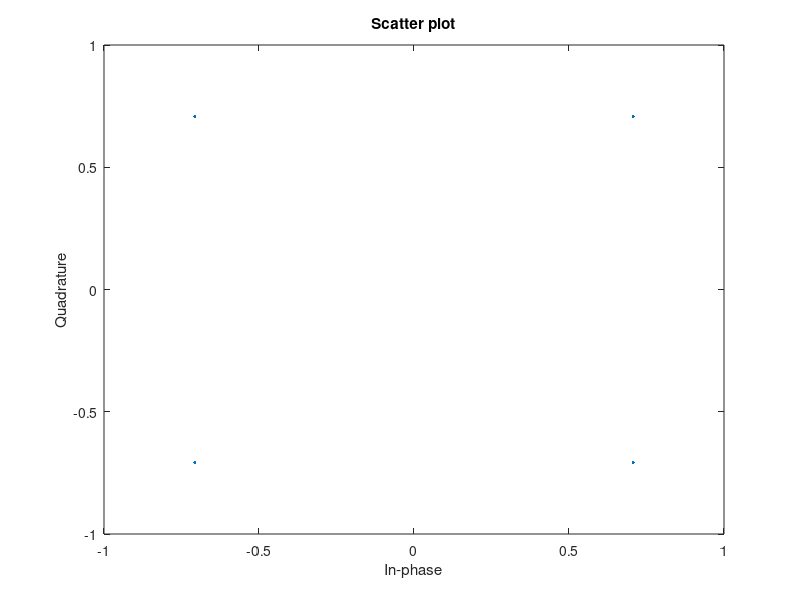
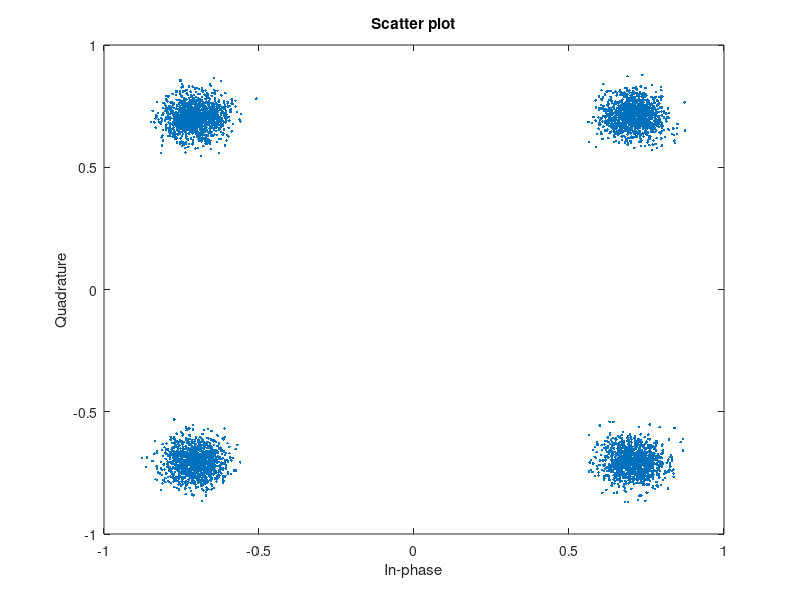

MATLAB code to generate these figures, in order:
%                          <<Experiment-4 PART-A (QPSK)>>
%                               << Objective-1 >>
% Aim: Simulation study of Performance of QPSK.
% Objective-1: Write a program to plot signal constellation diagram of received 
%              QPSK signal in the presence of AWGN.
% Objective-2: Write a program to plot Practical and Theoretical BER vs SNR graph
%              of received QPSK signal in the presence of AWGN for ML receiver.

% Note: For objective-2, see separate octave files named <my_QPSK_ber_method1.m>
%       and <my_QPSK_ber_method2.m>

clc;
clear all;
close all;
pkg load communications
N = 10000; % Number of bits to be transmitted using QPSK
           % Too large value may slow down the program
x = randi([0,1],1,N); % Random input bits generation
M = 4;     % Number of Symbols in QPSK

% Symbol Generation
yy = [];
for i=1:2:length(x)
  if x(i)==0 && x(i+1)==0
    y = cosd(225)+1j*sind(225);
  elseif x(i)==0 && x(i+1)==1
    y = cosd(135)+1j*sind(135);
  elseif x(i)==1 && x(i+1)==0
    y = cosd(315)+1j*sind(315);
  elseif x(i)==1 && x(i+1)==1
    y = cosd(45)+1j*sind(45);
  endif
% Transmitted Symbols
yy = [yy y];
endfor
scatterplot(yy);    % Constellation Diagram without Noise
EbN0db = 20; % Change this value & run program to see the noisy constellation.
EbN0 = 10^(EbN0db/10);

% AWGN Channel
n = (1/sqrt(2))*[randn(1,length(yy)) + 1j*randn(1,length(yy))];
sigma = sqrt(1/((log2(M))*EbN0));

% Received Symbols
r = yy + sigma*n;   
scatterplot(r);  % Constellation Diagram with Noise